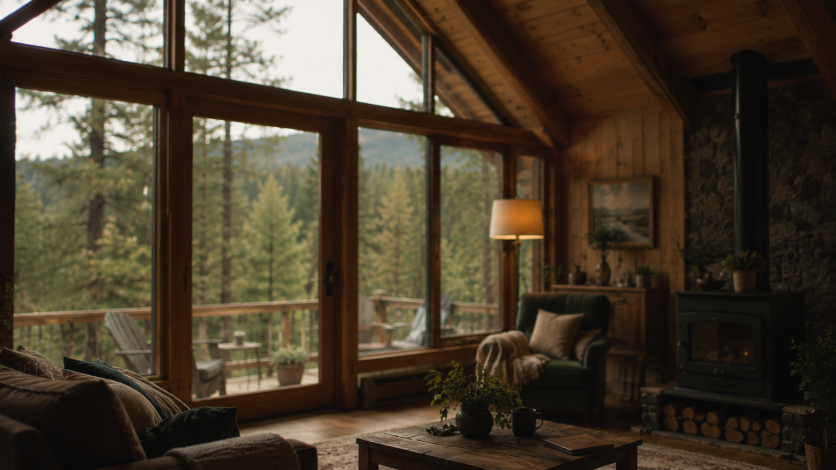
#> input picture sixth/bg/cabin.png, 1672 x 940 px (shown at 1/2 size)
$ python trail_film.py
#> lines starting #> are read from the running program, lines starting #| are printed output that depends on the picture
#!/usr/bin/env python3
"""
Aila Launch Film — Trail Discovery (full spot, 18s).
Recreates the sample (0619_4_.mp4) in the Aila visual language:

  1. 0.0–2.8   Company logo pops over the dark blurred cabin,
               comet ring draws itself around it.
  2. 2.6–7.9   Frosted user bubble (Inter, top-right) + Aila's cream
               Lora reply streaming word-by-word (below-left) + ring.
  3. 7.8–11.7  Three trail cards slide up, staggered (rebuilt native
               4K: Inter type, thumbnails from the source cards).
  4. 11.6–14.3 "Explore Nearby" map card scales in with a slow drift.
  5. 14.2–18.0 Mini card stack + closing lines streaming in Lora:
               "These recommendations are personalized for you. ..."
               + the spinning comet ring beneath (per the sample pic).

Assets: bg/cabin.png bg/logo.png bg/map.png bg/thumb-*.png
Fonts:  fonts/Inter.ttf fonts/Lora.ttf (variable)
4K 3840x2160 @ 30fps.
Run:    python trail_film.py trail_film_4k.mp4
Chunks: python trail_film.py chunk 0 90 part0.mp4   (for slow machines)
"""
import math, subprocess, sys
from PIL import Image, ImageDraw, ImageFont, ImageFilter, ImageEnhance

S      = 1.5
W, H   = int(2560*S), int(1440*S)          # 3840 x 2160
FPS    = 30
DUR    = 18.0
N      = int(DUR*FPS)

CREAM   = (252, 247, 240)
INK     = (20, 18, 14)
ORANGE  = (245, 166, 35)
BLUE    = (33, 150, 243)
CHARCOAL= (58, 58, 60)                      # ring tail per the sample pic
GRAY    = (120, 124, 130)

GD = "./bg"
FD = "./fonts"

def _font(path, size, weight=None):
    f = ImageFont.truetype(path, int(size))
    if weight is not None:
        try: f.set_variation_by_axes([weight])
        except Exception: pass
    return f

FONT_USER   = _font(f"{FD}/Inter.ttf", 62*S, 480)     # user bubble
FONT_REPLY  = _font(f"{FD}/Lora.ttf",  70*S, 500)     # Aila reply
FONT_TITLE  = _font(f"{FD}/Inter.ttf", 62*S, 700)     # card title
FONT_SUB    = _font(f"{FD}/Inter.ttf", 44*S, 400)     # card subtitle
FONT_META   = _font(f"{FD}/Inter.ttf", 42*S, 550)     # card meta row
FONT_END_1  = _font(f"{FD}/Lora.ttf",  64*S, 600)     # closing line 1
FONT_END_B  = _font(f"{FD}/Lora.ttf",  52*S, 500)     # closing body

USER_TEXT  = "We're settling in at the cabin! Any short hikes nearby to keep our 5-year-old entertained?"
REPLY_TEXT = "Absolutely. There's plenty of wildlife around the trails here. I've found three easy, family-friendly hikes just minutes away."

END_LINES = [
    "These recommendations are personalized for you.",
    "Chosen using real traveler reviews,",
    "your current location, weather,",
    "and the time you have available today.",
]

CARDS = [   # thumb, title, subtitle, rating, difficulty, distance, duration
    ("thumb-pine.png",      "Pine Forest Trail", "Rocky Mountain National Park", "4.8", "Easy",     "1.4 mi", "0.5\u20131 hr"),
    ("thumb-waterfall.png", "Hidden Waterfall",  "Rocky Mountain National Park", "4.7", "Moderate", "1.5 mi", "1\u20132 hr"),
    ("thumb-beaver.png",    "Beaver Lake Loop",  "Rocky Mountain National Park", "4.6", "Easy",     "2.1 mi", "0.5\u20131 hr"),
]

# ---------------- timeline (seconds) ----------------
T_LOGO   = (0.00, 2.80)        # pop 0.05-0.75, ring draws, fade out last 0.4
T_BUB    = (2.60, 3.10)        # frosted bubble in
T_REPLY  = (3.60, 6.30)        # word streaming window
T_RING_C = 6.20                # chat ring lands as the reply finishes
T_CHATOUT= (7.40, 7.95)        # chat fades away
T_CARDS  = 7.80                # first card starts; stagger below
CARD_STAG= 0.35
T_CARDOUT= (11.20, 11.75)
T_MAP    = (11.60, 14.30)      # in 0.6s, drift, out last 0.45
T_END    = 14.20               # finale begins
T_ENDTXT = (15.00, 16.80)      # closing words stream
T_RING_E = 16.60               # ring pops under the text
KB       = (1.000, 1.055)      # Ken Burns push-in across the film

# geometry (1440p space, scaled by S)
LOGO_SIZE  = int(340*S)
LOGO_RING_R= 235*S
BUB_RIGHT  = W - int(150*S)
BUB_TOP    = int(150*S)
BUB_MAX_TW = int(1160*S)
BUB_PAD_X  = int(64*S)
BUB_PAD_Y  = int(48*S)
BUB_LINE_H = int(84*S)
BUB_RADIUS = int(64*S)
BUB_ALPHA  = 170
REPLY_X    = int(220*S)
REPLY_Y    = int(870*S)
REPLY_LH   = int(102*S)
REPLY_MAX_W= int(1500*S)
RING_C_XY  = (int(262*S), int(1236*S))
CARD_W, CARD_H = int(1450*S), int(400*S)
MINI_W, MINI_H = int(820*S),  int(226*S)
RING_E_R   = 52*S

clamp = lambda x,a=0,b=1: max(a,min(b,x))
eoc  = lambda t: 1-(1-clamp(t))**3
eio  = lambda t: (lambda u: u*u*(3-2*u))(clamp(t))
lerp = lambda a,b,t: a+(b-a)*t
def eob(t):                      # ease-out-back: slight overshoot for the logo pop
    t=clamp(t); c=1.70158*0.85
    return 1+ (c+1)*pow(t-1,3)+c*pow(t-1,2)
def lerpc(c1,c2,t): return tuple(int(c1[i]+(c2[i]-c1[i])*t) for i in range(3))

_tmp=Image.new("RGB",(8,8)); _M=ImageDraw.Draw(_tmp)
def tlen(s,f): return _M.textlength(s,font=f)
# [8 lines left out: function wrap_, not called in this run]

# ---------------- background masters ----------------
def build_master(blur_px=0):
#> called with blur_px = 0
    src = Image.open(f"{GD}/cabin.png").convert("RGB")
#> src is the input picture: PIL image 1672x940 RGB; mean R, G, B 74.2, 63, 46.6
    s = max(W/src.width, H/src.height) * KB[1]
#> s = 2.42
    mw, mh = int(src.width*s), int(src.height*s)
#> mw = 4053; mh = 2278
    m = src.resize((mw, mh), Image.LANCZOS)
    if blur_px>0:
        m = m.filter(ImageFilter.GaussianBlur(blur_px))
    else:
        m = m.filter(ImageFilter.UnsharpMask(radius=2.0, percent=60, threshold=2))
    # directional scrim — darker lower-left where the reply text sits
    sc = Image.new("L", (128, 72))
#> sc: PIL image 128x72 L; every value is 0
    for yy in range(72):
        for xx in range(128):
            fx, fy = xx/128, yy/72
            v = 30 + 92*max(0.0,(1-fx*1.30))*max(0.0,(fy-0.25)) + 26*fy
            sc.putpixel((xx,yy), int(clamp(v,0,132)))
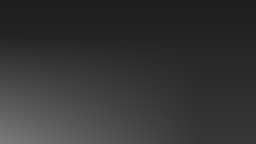
#> sc: PIL image 128x72 L (shown 2 times larger); min 30, max 123, mean 52.2
    scrim = sc.resize((mw, mh), Image.BILINEAR)
    dark = Image.new("RGB", (mw, mh), (10, 10, 12))
    return Image.composite(dark, m, scrim)
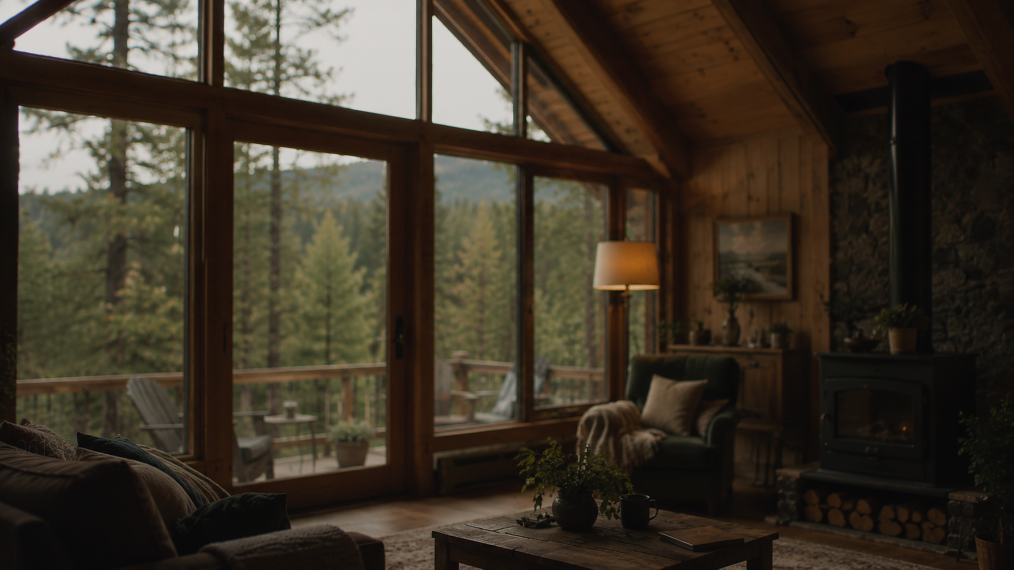
#> returned value: PIL image 4053x2278 RGB (shown at 1/4 size); mean R, G, B 61.7, 52.7, 40.2

print("building backgrounds...", flush=True)
M_SHARP = build_master(0)
M_BLUR  = build_master(int(26*S))
#> call 2 of build_master, with blur_px = 39
#> in build_master (call 2), `m = m.filter(ImageFilter.GaussianBlur(blur_px))`:
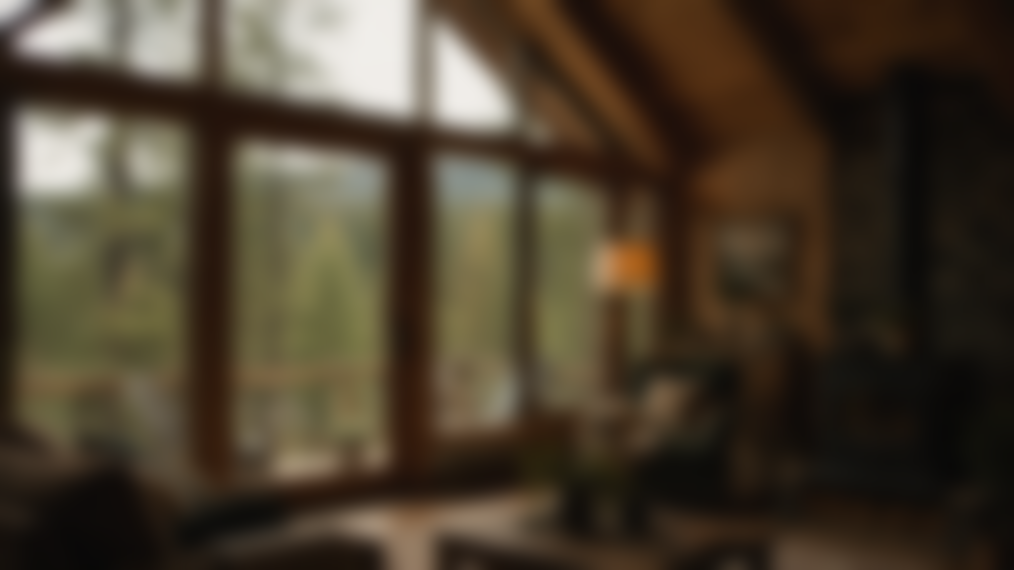
#> m: PIL image 4053x2278 RGB (shown at 1/4 size); mean R, G, B 74.1, 63, 46.6
#> in build_master (call 2), `return Image.composite(dark, m, scrim)`:
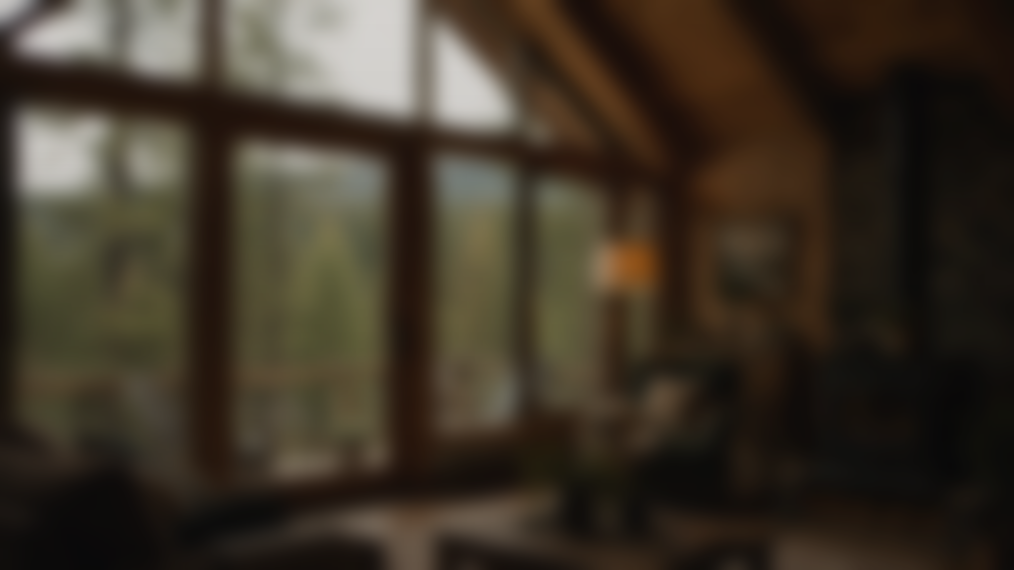
#> returned value: PIL image 4053x2278 RGB (shown at 1/4 size); mean R, G, B 61.7, 52.7, 40.2
MW, MH  = M_SHARP.size
#> MW = 4053; MH = 2278

# [34 lines left out: functions bg_frame, draw_ring, not called in this run]

# ---------------- scene 1: logo ----------------
#> (the run stopped early here; a loop or call above may not have finished)
